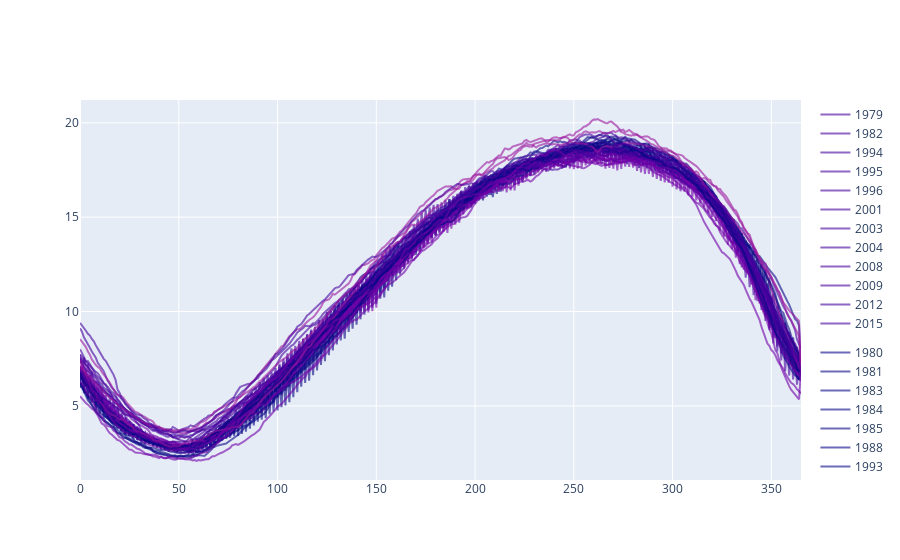

The code cell stored with this chart in its notebook:
### Code cell
# Scatter plotly with KMeans Data - Southern Hemisphere
scatter_plotly_s = plotly_kmeans_scatter(year_col_df_south)
scatter_plotly_s.show()

### Figure 1 — Plotly figure (JSON) as saved in the notebook; plotly's stock layout.template omitted (floating-point values rounded to 4 significant figures; data arrays with more than 128 entries replaced by an {"elided": "..."} marker saying what was removed)
{"data": [{"legendgroup": "1", "marker": {"color": "#46039f"}, "mode": "lines", "name": "1979", "opacity": 0.6, "text": "1979", "type": "scatter", "x": {"elided": "366 int values"}, "y": {"elided": "366 float values"}}, {"legendgroup": "0", "marker": {"color": "#0d0887"}, "mode": "lines", "name": "1980", "opacity": 0.6, "text": "1980", "type": "scatter", "x": {"elided": "366 int values"}, "y": {"elided": "366 float values"}}, {"legendgroup": "0", "marker": {"color": "#0d0887"}, "mode": "lines", "name": "1981", "opacity": 0.6, "text": "1981", "type": "scatter", "x": {"elided": "366 int values"}, "y": {"elided": "366 float values"}}, {"legendgroup": "1", "marker": {"color": "#46039f"}, "mode": "lines", "name": "1982", "opacity": 0.6, "text": "1982", "type": "scatter", "x": {"elided": "366 int values"}, "y": {"elided": "366 float values"}}, {"legendgroup": "0", "marker": {"color": "#0d0887"}, "mode": "lines", "name": "1983", "opacity": 0.6, "text": "1983", "type": "scatter", "x": {"elided": "366 int values"}, "y": {"elided": "366 float values"}}, {"legendgroup": "0", "marker": {"color": "#0d0887"}, "mode": "lines", "name": "1984", "opacity": 0.6, "text": "1984", "type": "scatter", "x": {"elided": "366 int values"}, "y": {"elided": "366 float values"}}, {"legendgroup": "0", "marker": {"color": "#0d0887"}, "mode": "lines", "name": "1985", "opacity": 0.6, "text": "1985", "type": "scatter", "x": {"elided": "366 int values"}, "y": {"elided": "366 float values"}}, {"legendgroup": "2", "marker": {"color": "#7201a8"}, "mode": "lines", "name": "1986", "opacity": 0.6, "text": "1986", "type": "scatter", "x": {"elided": "366 int values"}, "y": {"elided": "366 float values"}}, {"legendgroup": "2", "marker": {"color": "#7201a8"}, "mode": "lines", "name": "1987", "opacity": 0.6, "text": "1987", "type": "scatter", "x": {"elided": "366 int values"}, "y": {"elided": "366 float values"}}, {"legendgroup": "0", "marker": {"color": "#0d0887"}, "mode": "lines", "name": "1988", "opacity": 0.6, "text": "1988", "type": "scatter", "x": {"elided": "366 int values"}, "y": {"elided": "366 float values"}}, {"legendgroup": "2", "marker": {"color": "#7201a8"}, "mode": "lines", "name": "1989", "opacity": 0.6, "text": "1989", "type": "scatter", "x": {"elided": "366 int values"}, "y": {"elided": "366 float values"}}, {"legendgroup": "2", "marker": {"color": "#7201a8"}, "mode": "lines", "name": "1990", "opacity": 0.6, "text": "1990", "type": "scatter", "x": {"elided": "366 int values"}, "y": {"elided": "366 float values"}}, {"legendgroup": "2", "marker": {"color": "#7201a8"}, "mode": "lines", "name": "1991", "opacity": 0.6, "text": "1991", "type": "scatter", "x": {"elided": "366 int values"}, "y": {"elided": "366 float values"}}, {"legendgroup": "2", "marker": {"color": "#7201a8"}, "mode": "lines", "name": "1992", "opacity": 0.6, "text": "1992", "type": "scatter", "x": {"elided": "366 int values"}, "y": {"elided": "366 float values"}}, {"legendgroup": "0", "marker": {"color": "#0d0887"}, "mode": "lines", "name": "1993", "opacity": 0.6, "text": "1993", "type": "scatter", "x": {"elided": "366 int values"}, "y": {"elided": "366 float values"}}, {"legendgroup": "1", "marker": {"color": "#46039f"}, "mode": "lines", "name": "1994", "opacity": 0.6, "text": "1994", "type": "scatter", "x": {"elided": "366 int values"}, "y": {"elided": "366 float values"}}, {"legendgroup": "1", "marker": {"color": "#46039f"}, "mode": "lines", "name": "1995", "opacity": 0.6, "text": "1995", "type": "scatter", "x": {"elided": "366 int values"}, "y": {"elided": "366 float values"}}, {"legendgroup": "1", "marker": {"color": "#46039f"}, "mode": "lines", "name": "1996", "opacity": 0.6, "text": "1996", "type": "scatter", "x": {"elided": "366 int values"}, "y": {"elided": "366 float values"}}, {"legendgroup": "0", "marker": {"color": "#0d0887"}, "mode": "lines", "name": "1997", "opacity": 0.6, "text": "1997", "type": "scatter", "x": {"elided": "366 int values"}, "y": {"elided": "366 float values"}}, {"legendgroup": "0", "marker": {"color": "#0d0887"}, "mode": "lines", "name": "1998", "opacity": 0.6, "text": "1998", "type": "scatter", "x": {"elided": "366 int values"}, "y": {"elided": "366 float values"}}, {"legendgroup": "0", "marker": {"color": "#0d0887"}, "mode": "lines", "name": "1999", "opacity": 0.6, "text": "1999", "type": "scatter", "x": {"elided": "366 int values"}, "y": {"elided": "366 float values"}}, {"legendgroup": "0", "marker": {"color": "#0d0887"}, "mode": "lines", "name": "2000", "opacity": 0.6, "text": "2000", "type": "scatter", "x": {"elided": "366 int values"}, "y": {"elided": "366 float values"}}, {"legendgroup": "1", "marker": {"color": "#46039f"}, "mode": "lines", "name": "2001", "opacity": 0.6, "text": "2001", "type": "scatter", "x": {"elided": "366 int values"}, "y": {"elided": "366 float values"}}, {"legendgroup": "2", "marker": {"color": "#7201a8"}, "mode": "lines", "name": "2002", "opacity": 0.6, "text": "2002", "type": "scatter", "x": {"elided": "366 int values"}, "y": {"elided": "366 float values"}}, {"legendgroup": "1", "marker": {"color": "#46039f"}, "mode": "lines", "name": "2003", "opacity": 0.6, "text": "2003", "type": "scatter", "x": {"elided": "366 int values"}, "y": {"elided": "366 float values"}}, {"legendgroup": "1", "marker": {"color": "#46039f"}, "mode": "lines", "name": "2004", "opacity": 0.6, "text": "2004", "type": "scatter", "x": {"elided": "366 int values"}, "y": {"elided": "366 float values"}}, {"legendgroup": "0", "marker": {"color": "#0d0887"}, "mode": "lines", "name": "2005", "opacity": 0.6, "text": "2005", "type": "scatter", "x": {"elided": "366 int values"}, "y": {"elided": "366 float values"}}, {"legendgroup": "0", "marker": {"color": "#0d0887"}, "mode": "lines", "name": "2006", "opacity": 0.6, "text": "2006", "type": "scatter", "x": {"elided": "366 int values"}, "y": {"elided": "366 float values"}}, {"legendgroup": "0", "marker": {"color": "#0d0887"}, "mode": "lines", "name": "2007", "opacity": 0.6, "text": "2007", "type": "scatter", "x": {"elided": "366 int values"}, "y": {"elided": "366 float values"}}, {"legendgroup": "1", "marker": {"color": "#46039f"}, "mode": "lines", "name": "2008", "opacity": 0.6, "text": "2008", "type": "scatter", "x": {"elided": "366 int values"}, "y": {"elided": "366 float values"}}, {"legendgroup": "1", "marker": {"color": "#46039f"}, "mode": "lines", "name": "2009", "opacity": 0.6, "text": "2009", "type": "scatter", "x": {"elided": "366 int values"}, "y": {"elided": "366 float values"}}, {"legendgroup": "3", "marker": {"color": "#9c179e"}, "mode": "lines", "name": "2010", "opacity": 0.6, "text": "2010", "type": "scatter", "x": {"elided": "366 int values"}, "y": {"elided": "366 float values"}}, {"legendgroup": "0", "marker": {"color": "#0d0887"}, "mode": "lines", "name": "2011", "opacity": 0.6, "text": "2011", "type": "scatter", "x": {"elided": "366 int values"}, "y": {"elided": "366 float values"}}, {"legendgroup": "1", "marker": {"color": "#46039f"}, "mode": "lines", "name": "2012", "opacity": 0.6, "text": "2012", "type": "scatter", "x": {"elided": "366 int values"}, "y": {"elided": "366 float values"}}, {"legendgroup": "3", "marker": {"color": "#9c179e"}, "mode": "lines", "name": "2013", "opacity": 0.6, "text": "2013", "type": "scatter", "x": {"elided": "366 int values"}, "y": {"elided": "366 float values"}}, {"legendgroup": "3", "marker": {"color": "#9c179e"}, "mode": "lines", "name": "2014", "opacity": 0.6, "text": "2014", "type": "scatter", "x": {"elided": "366 int values"}, "y": {"elided": "366 float values"}}, {"legendgroup": "1", "marker": {"color": "#46039f"}, "mode": "lines", "name": "2015", "opacity": 0.6, "text": "2015", "type": "scatter", "x": {"elided": "366 int values"}, "y": {"elided": "366 float values"}}, {"legendgroup": "2", "marker": {"color": "#7201a8"}, "mode": "lines", "name": "2016", "opacity": 0.6, "text": "2016", "type": "scatter", "x": {"elided": "366 int values"}, "y": {"elided": "366 float values"}}, {"legendgroup": "2", "marker": {"color": "#7201a8"}, "mode": "lines", "name": "2017", "opacity": 0.6, "text": "2017", "type": "scatter", "x": {"elided": "366 int values"}, "y": {"elided": "366 float values"}}, {"legendgroup": "2", "marker": {"color": "#7201a8"}, "mode": "lines", "name": "2018", "opacity": 0.6, "text": "2018", "type": "scatter", "x": {"elided": "366 int values"}, "y": {"elided": "366 float values"}}], "layout": {}}
